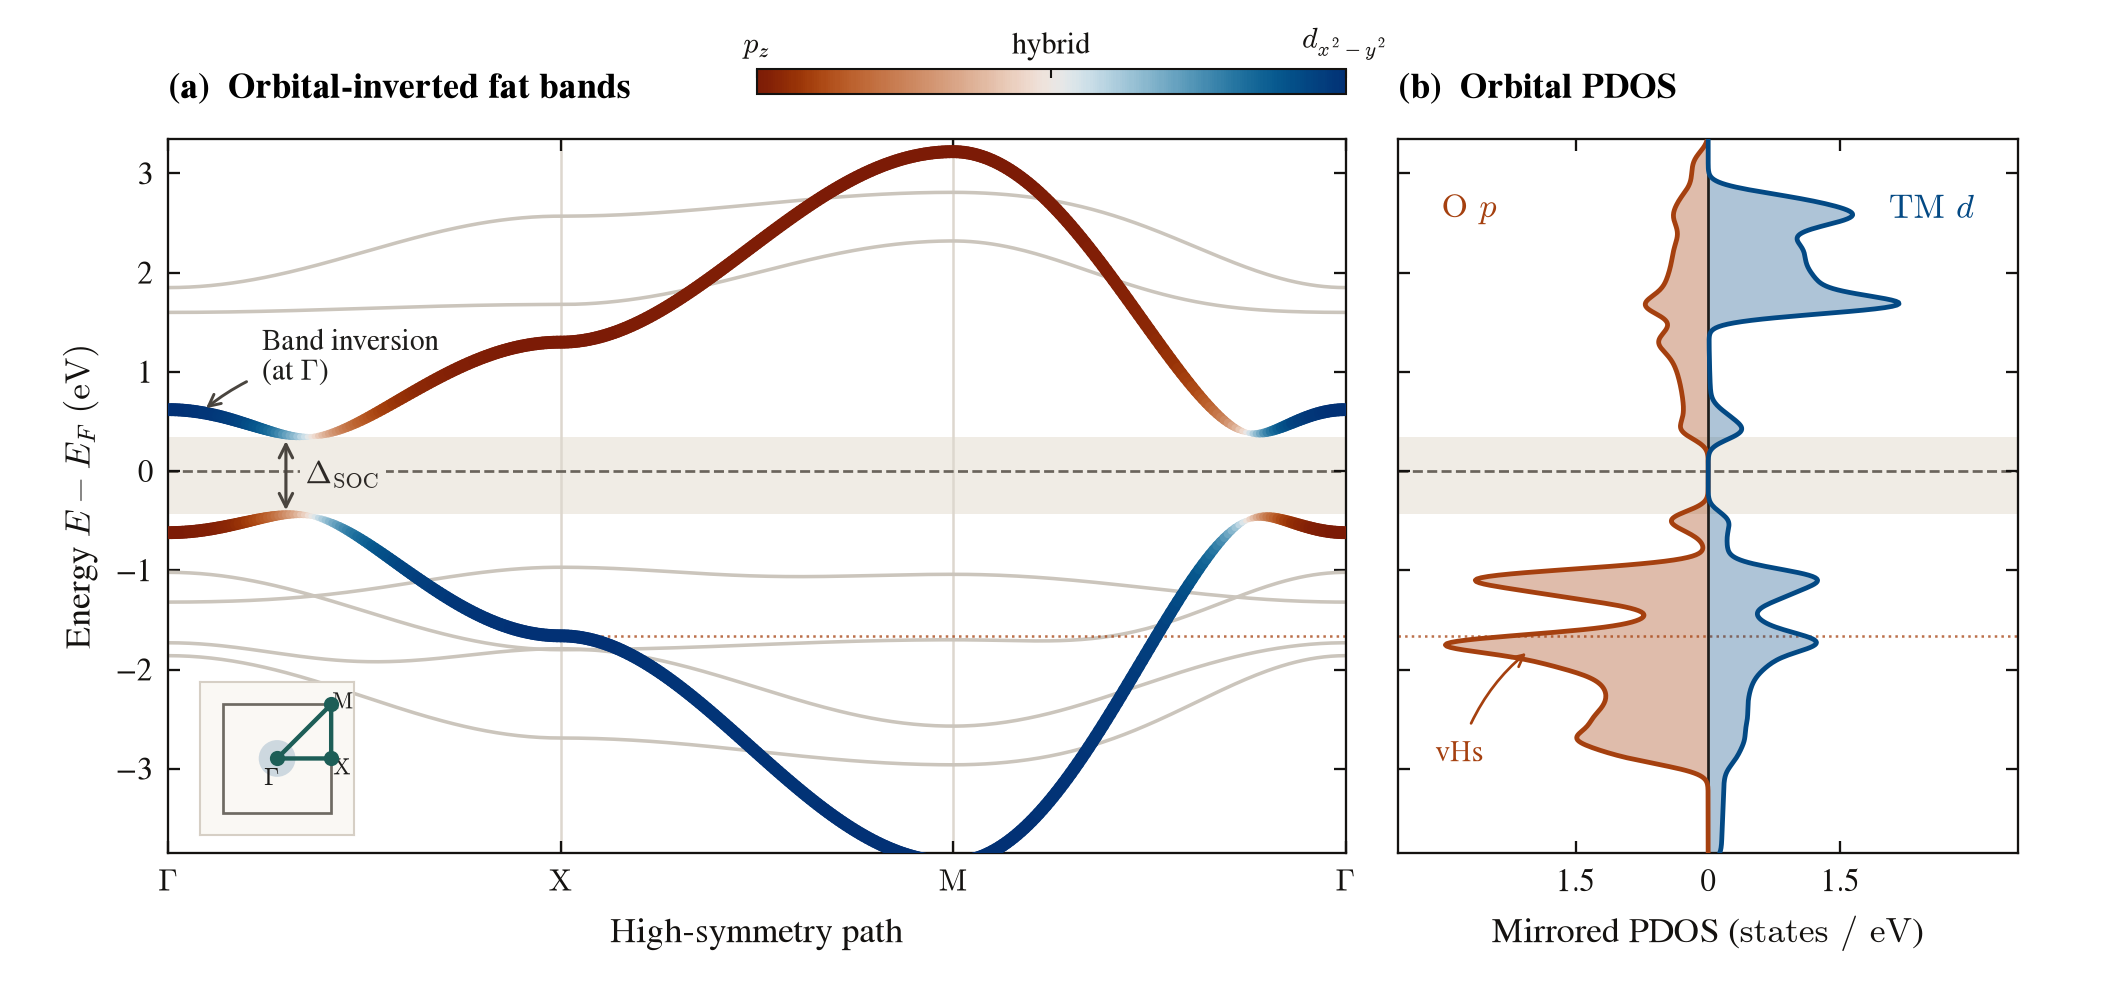

Write the Python code that produced this figure.
"""AFTER demo (Option 1): Nature Physics-grade Spin-Orbit Fat-Band Inversion + Mini BZ Inset + Mirrored PDOS.

Same exact dataset as before.py, built with `/figure-style` + `/render-and-look`:
- Exact APS double-column canvas (178 x 84 mm) with Computer Modern LaTeX math (mbi.mplstyle).
- Visual hierarchy: 6 background bands recede into pale warm grey so active inverted bands pop immediately.
- Variable linewidth ("fat bands") + diverging Crameri `vik` visibly flips orbital parity (p_z <-> d_{x^2-y^2})
  across the spin-orbit band inversion at Gamma.
- Crisp 1st Brillouin Zone inset showing the Gamma -> X -> M -> Gamma path and inverted region.
- Aligned mirrored orbital PDOS with a dotted guide connecting the van Hove saddle point across panels.
"""
from __future__ import annotations

import os
from pathlib import Path

import matplotlib
matplotlib.use("Agg")
import matplotlib.patches as patches
import matplotlib.pyplot as plt
import numpy as np
from matplotlib.collections import LineCollection
from matplotlib.colors import LinearSegmentedColormap, TwoSlopeNorm

from before import synthesize_inverted_bands_and_dos

HERE = Path(__file__).resolve().parent
STYLE = HERE.parents[1] / "skills" / "figure-style" / "mbi.mplstyle"
SCM_ROOT = Path(os.environ.get("SUPERSOLIDPHONONS_SCM_ROOT", r"D:\[Colormaps]"))
MM = 1.0 / 25.4


def load_crameri(name: str) -> LinearSegmentedColormap:
    f = SCM_ROOT / name / f"{name}.txt"
    if f.exists():
        arr = np.loadtxt(f)
        return LinearSegmentedColormap.from_list(name, arr, N=len(arr))
    return plt.get_cmap("cividis")


def main() -> None:
    plt.style.use(STYLE)
    vik = load_crameri("vik")
    xs = np.linspace(0.92, 0.08, 256)
    cmap_inv = LinearSegmentedColormap.from_list("vik_inv", vik(xs))
    c_p = tuple(vik(0.84)[:3])
    c_d = tuple(vik(0.14)[:3])

    s, ev, ec, pv, pc, bg, E_grid, dos_d, dos_p = synthesize_inverted_bands_and_dos()

    fig = plt.figure(figsize=(178 * MM, 84 * MM))
    ax1 = fig.add_axes([0.08, 0.14, 0.56, 0.72])
    ax2 = fig.add_axes([0.665, 0.14, 0.295, 0.72], sharey=ax1)
    cax = fig.add_axes([0.36, 0.905, 0.28, 0.025])

    ylim = (-3.85, 3.35)
    gap_lo, gap_hi = float(ev.max()), float(ec.min())
    ax1.axhspan(gap_lo, gap_hi, color="#F0ECE5", lw=0, zorder=0)
    ax2.axhspan(gap_lo, gap_hi, color="#F0ECE5", lw=0, zorder=0)
    ax1.axhline(0.0, color="#6A645C", lw=0.65, ls="--", zorder=1)
    ax2.axhline(0.0, color="#6A645C", lw=0.65, ls="--", zorder=1)
    for xtick in (1.0, 2.0):
        ax1.axvline(xtick, color="#DDD7CE", lw=0.6, zorder=0)

    # Background bands in quiet grey for authentic DFT context without noise
    for b in bg:
        ax1.plot(s, b, color="#CBC5BC", lw=0.85, zorder=2)

    # Active BHZ fat bands: width & diverging Crameri vik show the orbital parity flip
    norm = TwoSlopeNorm(vcenter=0.0, vmin=-1.0, vmax=1.0)
    for band_y, parity in ((ev, pv), (ec, pc)):
        pts = np.column_stack([s, band_y]).reshape(-1, 1, 2)
        segs = np.concatenate([pts[:-1], pts[1:]], axis=1)
        p_mid = 0.5 * (parity[:-1] + parity[1:])
        lws = 1.2 + 1.9 * np.abs(p_mid)
        lc = LineCollection(segs, cmap=cmap_inv, norm=norm, linewidths=lws, capstyle="round", zorder=4)
        lc.set_array(p_mid)
        ax1.add_collection(lc)

    ax1.annotate(
        "Band inversion\n" + r"(at $\Gamma$)",
        xy=(0.08, 0.58), xytext=(0.24, 1.16),
        fontsize=7.0, color="#1E1D1B", ha="left", va="center", linespacing=1.15,
        arrowprops=dict(arrowstyle="->", color="#4A453F", lw=0.7, connectionstyle="arc3,rad=0.18"),
        zorder=6,
    )
    ax1.annotate(
        "", xy=(0.30, gap_hi), xytext=(0.30, gap_lo),
        arrowprops=dict(arrowstyle="<->", color="#4A453F", lw=0.75, shrinkA=1, shrinkB=1),
        zorder=6,
    )
    ax1.text(
        0.35, 0.5 * (gap_lo + gap_hi), r"$\Delta_{\mathrm{SOC}}$",
        fontsize=7.6, color="#2D2926", va="center", ha="left", zorder=7,
        bbox=dict(facecolor="#F0ECE5", edgecolor="none", pad=1.2),
    )

    # Dotted guide linking X van Hove saddle point straight into the PDOS peak
    vhs_e = float(ev[110])
    ax1.plot([1.0, 3.0], [vhs_e, vhs_e], color=c_p, lw=0.6, ls=":", alpha=0.75, zorder=2)
    ax2.axhline(vhs_e, color=c_p, lw=0.6, ls=":", alpha=0.75, zorder=2)

    # Mini 1st Brillouin Zone inset tucked cleanly in lower-left open space (zero band overlap)
    ax_bz = ax1.inset_axes([0.020, 0.025, 0.145, 0.215])
    ax_bz.set_facecolor("#FAF8F4")
    ax_bz.set_xlim(-1.42, 1.42); ax_bz.set_ylim(-1.42, 1.42); ax_bz.set_aspect("equal")
    ax_bz.add_patch(patches.Rectangle((-1, -1), 2, 2, fc="none", ec="#6E6A63", lw=0.65))
    ax_bz.add_patch(patches.Circle((0, 0), 0.34, fc=c_d, alpha=0.18, ec="none"))
    ax_bz.plot([0, 1, 1, 0], [0, 0, 1, 0], color="#1D5E57", lw=1.05)
    ax_bz.scatter([0, 1, 1], [0, 0, 1], s=7, color="#1D5E57", zorder=5)
    ax_bz.text(-0.24, -0.50, r"$\Gamma$", fontsize=5.8, color="#1E1D1B")
    ax_bz.text(1.04, -0.30, r"$\mathrm{X}$", fontsize=5.5, color="#1E1D1B")
    ax_bz.text(1.02, 0.92, r"$\mathrm{M}$", fontsize=5.5, color="#1E1D1B")
    ax_bz.set_xticks([]); ax_bz.set_yticks([])
    for sp in ax_bz.spines.values():
        sp.set_edgecolor("#D6CFC5"); sp.set_linewidth(0.5)

    ax1.set_xlim(0.0, 3.0)
    ax1.set_ylim(*ylim)
    ax1.set_xticks([0.0, 1.0, 2.0, 3.0], [r"$\Gamma$", r"$\mathrm{X}$", r"$\mathrm{M}$", r"$\Gamma$"])
    ax1.set_ylabel(r"Energy $E - E_F\ (\mathrm{eV})$")
    ax1.set_xlabel("High-symmetry path")
    ax1.text(0.0, 1.045, "(a)  Orbital-inverted fat bands", transform=ax1.transAxes, fontsize=8.5, fontweight="bold", va="bottom")

    sm = plt.cm.ScalarMappable(cmap=cmap_inv, norm=norm)
    cb = fig.colorbar(sm, cax=cax, orientation="horizontal")
    cb.set_ticks([-1.0, 0.0, 1.0])
    cb.set_ticklabels([r"$p_z$", "hybrid", r"$d_{x^2-y^2}$"])
    cb.ax.xaxis.set_ticks_position("top")
    cb.ax.tick_params(labelsize=7.2, length=2.2, width=0.5, pad=2)
    cb.outline.set_linewidth(0.5)

    # Panel (b): Mirrored orbital PDOS (-p on left, +d on right)
    ax2.axvline(0.0, color="#1E1D1B", lw=0.65, zorder=3)
    ax2.fill_betweenx(E_grid, -dos_p, 0, color=c_p, alpha=0.35, lw=0, zorder=2)
    ax2.plot(-dos_p, E_grid, color=c_p, lw=1.15, zorder=3)
    ax2.fill_betweenx(E_grid, 0, dos_d, color=c_d, alpha=0.32, lw=0, zorder=2)
    ax2.plot(dos_d, E_grid, color=c_d, lw=1.15, zorder=3)

    dmax = max(float(dos_p.max()), float(dos_d.max())) * 1.18
    ax2.set_xlim(-dmax, dmax)
    ax2.set_xticks([-1.5, 0, 1.5], ["1.5", "0", "1.5"])
    ax2.tick_params(axis="y", labelleft=False)
    ax2.set_xlabel(r"Mirrored PDOS ($\mathrm{states\ /\ eV}$)")
    ax2.text(-dmax * 0.86, 2.55, r"$\mathrm{O}\ p$", color=c_p, fontsize=8.2, fontweight="bold", ha="left")
    ax2.text(dmax * 0.86, 2.55, r"$\mathrm{TM}\ d$", color=c_d, fontsize=8.2, fontweight="bold", ha="right")
    vhs_idx = int(np.argmin(np.abs(E_grid - vhs_e)))
    ax2.annotate(
        "vHs",
        xy=(-dos_p[vhs_idx] * 0.88, vhs_e - 0.12),
        xytext=(-dmax * 0.88, -2.85),
        color=c_p, fontsize=7.0, ha="left", va="center",
        arrowprops=dict(arrowstyle="->", color=c_p, lw=0.65, connectionstyle="arc3,rad=-0.16"),
        zorder=6,
    )
    ax2.text(0.0, 1.045, "(b)  Orbital PDOS", transform=ax2.transAxes, fontsize=8.5, fontweight="bold", va="bottom")

    out_png = HERE / "after.png"
    out_pdf = HERE / "after.pdf"
    fig.savefig(out_png, dpi=300)
    fig.savefig(out_pdf)
    plt.close(fig)
    print(f"Wrote {out_png} ({out_png.stat().st_size:,} bytes) and {out_pdf} ({out_pdf.stat().st_size:,} bytes)")


if __name__ == "__main__":
    main()
